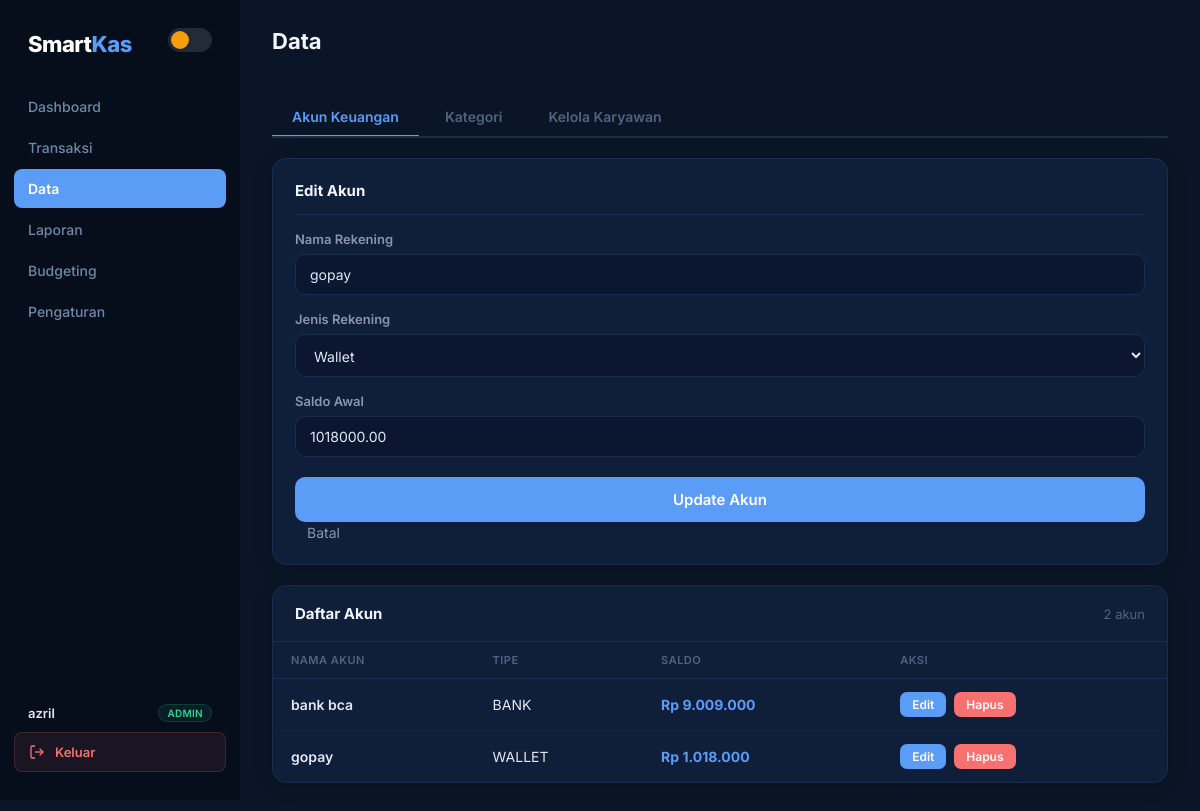
/data/index.php?tab=akun&edit=10 (signed in), run on the app's committed database.
### tables this page shows
CREATE TABLE `akun_tf` (
  `id` int(11) NOT NULL,
  `user_id` int(11) NOT NULL,
  `nama_akun` varchar(255) DEFAULT NULL,
  `jenis_akun` enum('kas','bank','wallet') DEFAULT NULL,
  `saldo_awal` decimal(15,2) DEFAULT NULL,
  `saldo_akhir` decimal(15,2) DEFAULT NULL,
  `created_at` timestamp NOT NULL DEFAULT current_timestamp()
);

### data/akuntf.php (the view, shortened to what this page needs)
<?php
$userId = getOwnerUserId();
$editData = null;
if (isset($_GET['edit'])) {
    $id = (int) $_GET['edit'];
    $stmt = $conn->prepare("SELECT * FROM akun_tf WHERE id = ? AND user_id = ?");
    $stmt->execute([$id, $userId]);
    $editData = $stmt->fetch();
}
$stmtAkun = $conn->prepare("SELECT * FROM akun_tf WHERE user_id = ? ORDER BY nama_akun ASC");
$stmtAkun->execute([$userId]);
$akunList = $stmtAkun->fetchAll(PDO::FETCH_ASSOC);
?>
<div class="form-wrapper">
    <div class="card">
        <div class="card-title"><?= $editData ? 'Edit Akun' : 'Tambah Akun Baru' ?></div>
        <form method="POST" action="?tab=akun">
            <div class="form-group">
                <label>Nama Rekening</label>
                <input type="text" name="akun" value="<?= $editData ? htmlspecialchars($editData['nama_akun']) : '' ?>" placeholder="Contoh: BCA, Kas Toko">
            </div>
            <div class="form-group">
                <label>Jenis Rekening</label>
                <select name="jenis">
                    <?php foreach(['kas','bank','wallet','kredit'] as $j):
                        $selected = ($editData && $editData['jenis_akun'] == $j) ? 'selected' : ''; ?>
                    <option value="<?= $j ?>" <?= $selected ?>><?= ucfirst($j) ?></option>
                    <?php endforeach; ?>
                </select>
            </div>
            <div class="form-group">
                <label>Saldo Awal</label>
                <input type="number" name="saldo_awal" value="<?= $editData ? $editData['saldo_awal'] : 0 ?>">
            </div>
            <button type="submit" class="btn-submit"><?= $editData ? 'Update Akun' : 'Simpan Akun' ?></button>
            <?php if ($editData): ?>
            <a href="?tab=akun" class="cancel-link">Batal</a>
            <?php endif; ?>
        </form>
    </div>
</div>
<div class="table-card">
    <div class="table-header"><h2>Daftar Akun</h2><span class="result-count"><?= count($akunList) ?> akun</span></div>
    <table>
        <thead><tr><th>Nama Akun</th><th>Tipe</th><th>Saldo</th><th>Aksi</th></tr></thead>
        <tbody>
            <?php if (count($akunList) > 0): foreach($akunList as $akun): ?>
            <tr>
                <td style="font-weight:600"><?= htmlspecialchars($akun['nama_akun']) ?></td>
                <td><?= strtoupper($akun['jenis_akun']) ?></td>
                <td style="font-weight:700;color:var(--accent)">Rp <?= number_format($akun['saldo_awal'],0,',','.') ?></td>
                <td>
                    <a href="?tab=akun&edit=<?= $akun['id'] ?>" class="action-btn btn-edit">Edit</a>
                    <a href="?tab=akun&delete=<?= $akun['id'] ?>" onclick="return confirm('Yakin hapus akun ini?')" class="action-btn btn-delete">Hapus</a>
                </td>
            </tr>
            <?php endforeach; else: ?>
            <tr><td colspan="4" class="empty">Belum ada akun</td></tr>
            <?php endif; ?>
        </tbody>
    </table>
</div>

### assets/css/global.css (style rules this page uses)
:root { --font: 'Inter', 'Segoe UI', system-ui, sans-serif; --bg-body: #0a1628; --bg-card: #0f1f3a; --bg-card-hover: #142848; --bg-sidebar: #060e1c; --bg-input: #0b1730; --bg-overlay: rgba(4,8,20,.7); --text-primary: #e2e8f4; --text-secondary: #8896b0; --text-muted: #506380; --text-heading: #f0f4fb; --border: #1a2d50; --border-light: #132240; --shadow-card: 0 2px 16px rgba(0,0,0,.35); --shadow-lg: 0 8px 36px rgba(0,0,0,.5); --accent: #5b9cf6; --accent-hover: #3d82e6; --accent-glow: rgba(91,156,246,.12); --green: #34d399; --green-bg: rgba(52,211,153,.08); --green-border: rgba(52,211,153,.18); --red: #f87171; --red-bg: rgba(248,113,113,.08); --red-border: rgba(248,113,113,.18); --amber: #fbbf24; --amber-bg: rgba(251,191,36,.08); --amber-border: rgba(251,191,36,.18); --purple: #a78bfa; --purple-bg: rgba(167,139,250,.08); --purple-border: rgba(167,139,250,.18); --sidebar-active: #5b9cf6; --sidebar-text: #7088a8; --sidebar-hover: #0d1a30; --radius: 14px; --radius-sm: 10px; --radius-xs: 8px; --transition: .25s ease; }
*, *::before, *::after { margin: 0; padding: 0; box-sizing: border-box; }
html { color-scheme: dark; }
body { font-family: var(--font); background: var(--bg-body); color: var(--text-primary); display: flex; min-height: 100vh; -webkit-font-smoothing: antialiased; }
a { color: var(--accent); text-decoration: none; }
.card { background: var(--bg-card); padding: 22px; border-radius: var(--radius); box-shadow: var(--shadow-card); border: 1px solid var(--border); margin-bottom: 20px; transition: var(--transition); }
.card h2, .card-title { font-size: 15px; font-weight: 700; color: var(--text-heading); margin-bottom: 16px; padding-bottom: 14px; border-bottom: 1px solid var(--border); }
.card::before { display: none; }
.table-card { background: var(--bg-card); border-radius: var(--radius); box-shadow: var(--shadow-card); border: 1px solid var(--border); overflow: hidden; }
.table-card-header, .table-header { padding: 18px 22px; display: flex; justify-content: space-between; align-items: center; border-bottom: 1px solid var(--border); }
.table-card-header h2, .table-header h2 { font-size: 15px; font-weight: 700; color: var(--text-heading); margin-bottom: 0; padding-bottom: 0; border-bottom: none; }
.result-count { font-size: 13px; color: var(--text-muted); }
table { width: 100%; border-collapse: collapse; }
th { padding: 11px 18px; text-align: left; font-size: 11px; color: var(--text-muted); text-transform: uppercase; letter-spacing: .5px; border-bottom: 1px solid var(--border); font-weight: 600; }
td { padding: 13px 18px; font-size: 14px; border-bottom: 1px solid var(--border-light); color: var(--text-primary); }
tr:last-child td { border-bottom: none; }
.form-wrapper { max-width: 100%; }
.form-group { margin-bottom: 16px; }
label { font-size: 13px; font-weight: 600; color: var(--text-secondary); display: block; margin-bottom: 7px; }
input, select, textarea { width: 100%; padding: 11px 14px; border-radius: var(--radius-sm); border: 1.5px solid var(--border); font-size: 14px; color: var(--text-primary); background: var(--bg-input); font-family: var(--font); transition: var(--transition); }
select option { background: var(--bg-card); color: var(--text-primary); }
.btn-submit { width: 100%; padding: 13px; background: var(--accent); color: #fff; border: none; border-radius: var(--radius-sm); font-size: 15px; font-weight: 600; cursor: pointer; font-family: var(--font); transition: var(--transition); margin-top: 4px; }
button { font-family: var(--font); cursor: pointer; }
.action-btn { padding: 5px 12px; border-radius: 7px; text-decoration: none; color: #fff; font-size: 12px; font-weight: 600; margin-right: 4px; display: inline-block; transition: var(--transition); }
.btn-edit, .edit { background: var(--accent); }
.btn-delete, .delete { background: var(--red); }
.cancel-link { display: inline-block; margin-left: 12px; color: var(--text-secondary); font-size: 14px; text-decoration: none; }

### data on the page
akun_tf: akun "gopay", saldo_awal "1018000.00", nama_akun "gopay", jenis_akun "WALLET", saldo_awal "1.018.000"
akun_tf: nama_akun "bank bca", jenis_akun "BANK", saldo_awal "9.009.000"

### other printed values
getUserName() "azril"
count($akunList) "2"
form field jenis "Wallet"
